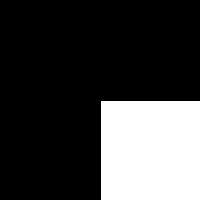
Frame 1 (no input)
Frame 60 (the mouse pressed at the canvas centre just before this capture): identical to frame 1, image omitted
Frame 120 (the mouse held since frame 60 and released just before this capture): blank canvas, image omitted

The Processing sketch that drew this single still picture (run headless with seeded random() and noise(); from frame 60 on, the mouse is pressed at the canvas centre):

// Processing sketch: processing_27654
// ── processing_27654.pde

/* logical operators in use in a simple sketch, && is AND
 || is OR */

void setup() {
  size(200,200); //200x200 canvas
  smooth(); //set anti-aliasing
}

void draw() {
  background(255); //set backgroudn white
  if (mouseX > width/2 && mouseY > width/2) {  //if mouse X coord is on the right AND the mouse Y coord is on the bottom half of the canvas
    fill(0); //fill rect with black
    rect(width/2,height/2,width/2,height/2); //draw rect at bottom right
  } 
  else if (mouseX < width/2 || mouseY < height/2) { //else if the mouse X coord is less than half of the width OR the mouse Y coord is above the middle of the canvas
    background(0); //fill background with black
    fill(255); //fill rectangle with white
    rect(width/2,height/2,width/2,height/2); //draw rect at bottom right
  }
}
